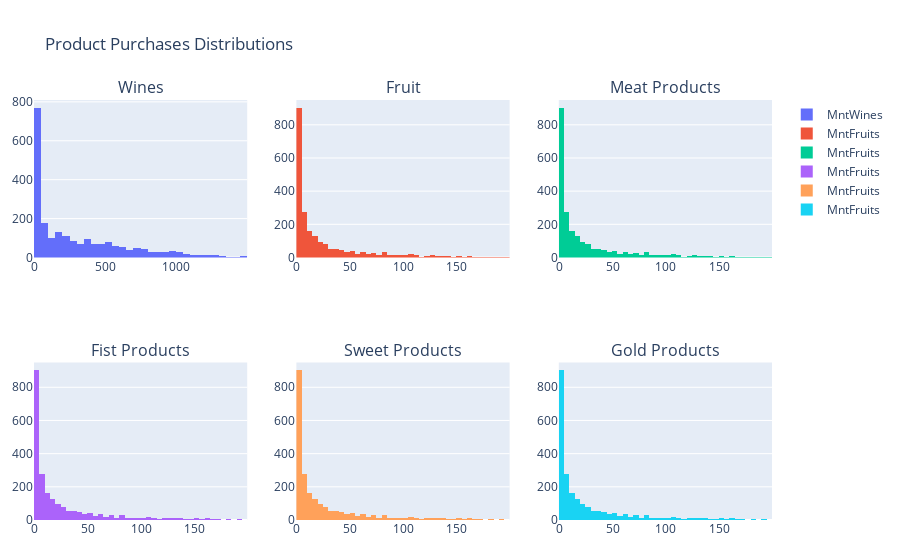

Notebook code cell kept with this figure:
### Code cell
traces = [go.Histogram(x=customers_data[product_col], name=product_col) for i, product_col in enumerate(product_columns)]

fig = sp.make_subplots(rows=2, cols=3, 
                       subplot_titles=product_names)

trace_index = 0
for r in range(1, 3):
    for c in range(1, 4):
            fig.add_trace(traces[trace_index], row=r, col=c)
            trace_index=1
            
# Set the margins for the subplots
fig.update_layout(
    margin=dict(l=20, r=20, t=100, b=40),  # Set left, right, top, and bottom margins
    title="Product Purchases Distributions",
)
                       
fig.show()

### Figure 1 — Plotly figure (JSON) as saved in the notebook; plotly's stock layout.template omitted (floating-point values rounded to 4 significant figures; data arrays with more than 128 entries replaced by an {"elided": "..."} marker saying what was removed)
{"data": [{"name": "MntWines", "type": "histogram", "x": {"elided": "2240 int values"}, "xaxis": "x", "yaxis": "y"}, {"name": "MntFruits", "type": "histogram", "x": {"elided": "2240 int values"}, "xaxis": "x2", "yaxis": "y2"}, {"name": "MntFruits", "type": "histogram", "x": {"elided": "2240 int values"}, "xaxis": "x3", "yaxis": "y3"}, {"name": "MntFruits", "type": "histogram", "x": {"elided": "2240 int values"}, "xaxis": "x4", "yaxis": "y4"}, {"name": "MntFruits", "type": "histogram", "x": {"elided": "2240 int values"}, "xaxis": "x5", "yaxis": "y5"}, {"name": "MntFruits", "type": "histogram", "x": {"elided": "2240 int values"}, "xaxis": "x6", "yaxis": "y6"}], "layout": {"annotations": [{"font": {"size": 16}, "showarrow": false, "text": "Wines", "x": 0.1444, "xanchor": "center", "xref": "paper", "y": 1.0, "yanchor": "bottom", "yref": "paper"}, {"font": {"size": 16}, "showarrow": false, "text": "Fruit", "x": 0.5, "xanchor": "center", "xref": "paper", "y": 1.0, "yanchor": "bottom", "yref": "paper"}, {"font": {"size": 16}, "showarrow": false, "text": "Meat Products", "x": 0.8556, "xanchor": "center", "xref": "paper", "y": 1.0, "yanchor": "bottom", "yref": "paper"}, {"font": {"size": 16}, "showarrow": false, "text": "Fist Products", "x": 0.1444, "xanchor": "center", "xref": "paper", "y": 0.375, "yanchor": "bottom", "yref": "paper"}, {"font": {"size": 16}, "showarrow": false, "text": "Sweet Products", "x": 0.5, "xanchor": "center", "xref": "paper", "y": 0.375, "yanchor": "bottom", "yref": "paper"}, {"font": {"size": 16}, "showarrow": false, "text": "Gold Products", "x": 0.8556, "xanchor": "center", "xref": "paper", "y": 0.375, "yanchor": "bottom", "yref": "paper"}], "margin": {"b": 40, "l": 20, "r": 20, "t": 100}, "title": {"text": "Product Purchases Distributions"}, "xaxis": {"anchor": "y", "domain": [0.0, 0.2889]}, "xaxis2": {"anchor": "y2", "domain": [0.3556, 0.6444]}, "xaxis3": {"anchor": "y3", "domain": [0.7111, 1.0]}, "xaxis4": {"anchor": "y4", "domain": [0.0, 0.2889]}, "xaxis5": {"anchor": "y5", "domain": [0.3556, 0.6444]}, "xaxis6": {"anchor": "y6", "domain": [0.7111, 1.0]}, "yaxis": {"anchor": "x", "domain": [0.625, 1.0]}, "yaxis2": {"anchor": "x2", "domain": [0.625, 1.0]}, "yaxis3": {"anchor": "x3", "domain": [0.625, 1.0]}, "yaxis4": {"anchor": "x4", "domain": [0.0, 0.375]}, "yaxis5": {"anchor": "x5", "domain": [0.0, 0.375]}, "yaxis6": {"anchor": "x6", "domain": [0.0, 0.375]}}}
